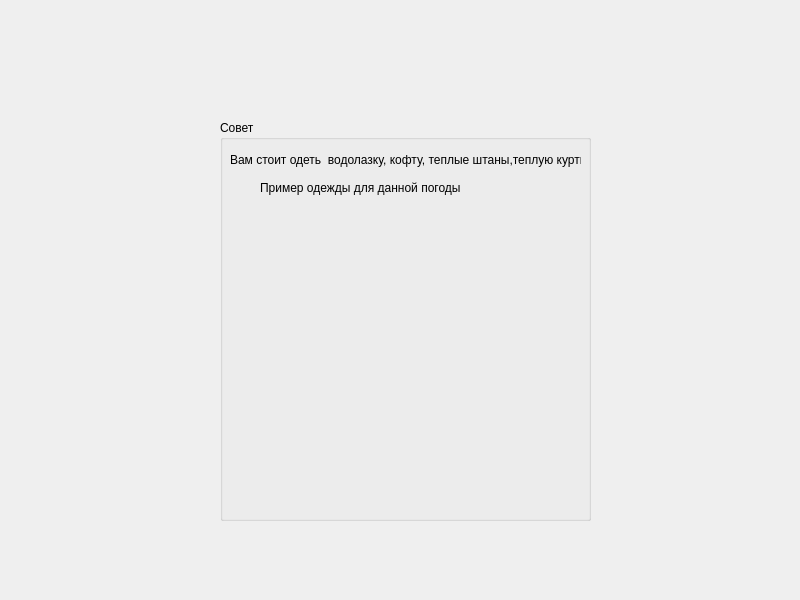
<?xml version="1.0" encoding="UTF-8"?>
<ui version="4.0">
 <class>weather5</class>
 <widget class="QDialog" name="weather5">
  <property name="geometry">
   <rect>
    <x>0</x>
    <y>0</y>
    <width>800</width>
    <height>600</height>
   </rect>
  </property>
  <property name="windowTitle">
   <string>Dialog</string>
  </property>
  <widget class="QLabel" name="label">
   <property name="geometry">
    <rect>
     <x>0</x>
     <y>0</y>
     <width>800</width>
     <height>600</height>
    </rect>
   </property>
   <property name="text">
    <string/>
   </property>
   <property name="pixmap">
    <pixmap>../1645833842_6-vsegda-pomnim-com-p-letnie-oblaka-foto-8.jpg</pixmap>
   </property>
  </widget>
  <widget class="QGroupBox" name="groupBox">
   <property name="geometry">
    <rect>
     <x>220</x>
     <y>120</y>
     <width>371</width>
     <height>401</height>
    </rect>
   </property>
   <property name="title">
    <string>Совет</string>
   </property>
   <widget class="QLabel" name="label_4">
    <property name="geometry">
     <rect>
      <x>10</x>
      <y>20</y>
      <width>351</width>
      <height>40</height>
     </rect>
    </property>
    <property name="text">
     <string>Вам стоит одеть  водолазку, кофту, теплые штаны,теплую куртку</string>
    </property>
   </widget>
   <widget class="QLabel" name="label_5">
    <property name="geometry">
     <rect>
      <x>30</x>
      <y>80</y>
      <width>301</width>
      <height>291</height>
     </rect>
    </property>
    <property name="text">
     <string/>
    </property>
    <property name="pixmap">
     <pixmap>../25134.jpg</pixmap>
    </property>
   </widget>
   <widget class="QLabel" name="label_6">
    <property name="geometry">
     <rect>
      <x>40</x>
      <y>60</y>
      <width>201</width>
      <height>16</height>
     </rect>
    </property>
    <property name="text">
     <string>Пример одежды для данной погоды:</string>
    </property>
   </widget>
   <widget class="QLabel" name="label_3">
    <property name="geometry">
     <rect>
      <x>0</x>
      <y>20</y>
      <width>371</width>
      <height>381</height>
     </rect>
    </property>
    <property name="text">
     <string/>
    </property>
    <property name="pixmap">
     <pixmap>../white.jpg</pixmap>
    </property>
   </widget>
   <zorder>label_3</zorder>
   <zorder>label_4</zorder>
   <zorder>label_6</zorder>
   <zorder>label_5</zorder>
  </widget>
 </widget>
 <resources/>
 <connections/>
</ui>
